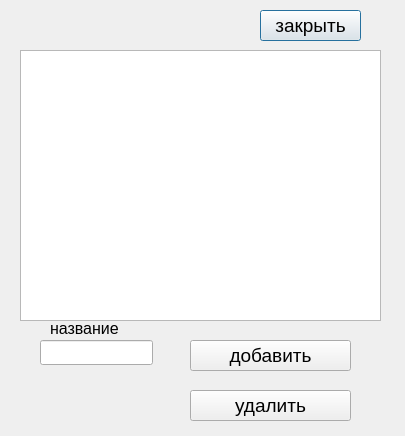
<?xml version="1.0" encoding="UTF-8"?>
<ui version="4.0">
 <class>Post</class>
 <widget class="QDialog" name="Post">
  <property name="geometry">
   <rect>
    <x>0</x>
    <y>0</y>
    <width>405</width>
    <height>436</height>
   </rect>
  </property>
  <property name="windowTitle">
   <string>должность</string>
  </property>
  <widget class="QTableView" name="post_table_view">
   <property name="geometry">
    <rect>
     <x>20</x>
     <y>50</y>
     <width>361</width>
     <height>271</height>
    </rect>
   </property>
   <property name="font">
    <font>
     <pointsize>14</pointsize>
    </font>
   </property>
  </widget>
  <widget class="QPushButton" name="exit_button">
   <property name="geometry">
    <rect>
     <x>260</x>
     <y>10</y>
     <width>101</width>
     <height>31</height>
    </rect>
   </property>
   <property name="font">
    <font>
     <pointsize>14</pointsize>
    </font>
   </property>
   <property name="text">
    <string>закрыть</string>
   </property>
  </widget>
  <widget class="QPushButton" name="add_button">
   <property name="geometry">
    <rect>
     <x>190</x>
     <y>340</y>
     <width>161</width>
     <height>31</height>
    </rect>
   </property>
   <property name="font">
    <font>
     <pointsize>14</pointsize>
    </font>
   </property>
   <property name="text">
    <string>добавить</string>
   </property>
  </widget>
  <widget class="QLineEdit" name="name">
   <property name="geometry">
    <rect>
     <x>40</x>
     <y>340</y>
     <width>113</width>
     <height>25</height>
    </rect>
   </property>
   <property name="font">
    <font>
     <pointsize>14</pointsize>
    </font>
   </property>
  </widget>
  <widget class="QLabel" name="name_label">
   <property name="geometry">
    <rect>
     <x>50</x>
     <y>320</y>
     <width>91</width>
     <height>17</height>
    </rect>
   </property>
   <property name="font">
    <font>
     <pointsize>12</pointsize>
    </font>
   </property>
   <property name="text">
    <string>название</string>
   </property>
  </widget>
  <widget class="QPushButton" name="remove_button">
   <property name="geometry">
    <rect>
     <x>190</x>
     <y>390</y>
     <width>161</width>
     <height>31</height>
    </rect>
   </property>
   <property name="font">
    <font>
     <pointsize>14</pointsize>
    </font>
   </property>
   <property name="text">
    <string>удалить</string>
   </property>
  </widget>
 </widget>
 <resources/>
 <connections/>
</ui>
